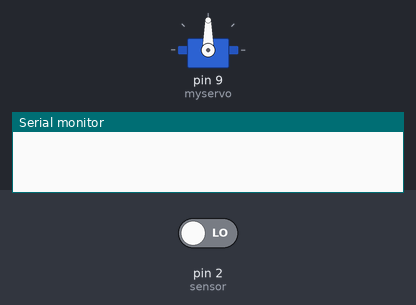
A sketch run on a simulated Arduino Uno, built with avr-gcc and run on an emulated ATmega328P. On the bench: servo, the last lines printed to the serial monitor. Inputs (shaded band) come from the test bench; at power-on: pin 2 (sensor) LOW.

Above: at 1.2 s.
1.3 s: pin 2 (sensor) driven HIGH
At 2.1 s:
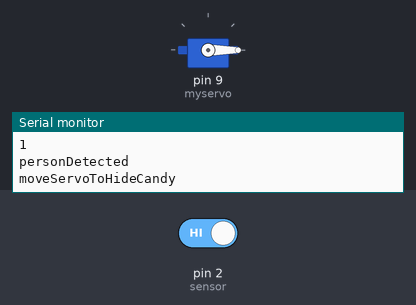
Timing chart, 0 to 4.3 s (numbered marks = the images above; inputs shaded):
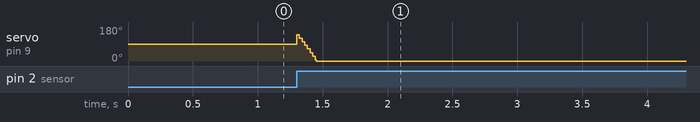

The sketch:

BlinkingMonster.ino
```cpp
#include <Servo.h>

Servo myservo;

//PIR variables
int sensor = 2; //PID is connected to pin 2
int PIRstate = LOW; //Detection state

//Servo variables
int servoPos = 0; //Angle position

//Main logic variables
int personDetected = 0;
int personIsGone = 0;
int candyIsShown = 0;

void setup() {
  pinMode(sensor, INPUT);
  Serial.begin(9600);
  myservo.attach(9); //Servo is connected to pin 9
}

void loop(){
  //Read PIR state
  int val = digitalRead(sensor);
  if (val == HIGH) {
    if (PIRstate == LOW) {
      Serial.println("1");
      PIRstate = HIGH;
      personDetected = 1;
      Serial.println("personDetected");
      personIsGone = 0;
    }
  }
  else {
      if (PIRstate == HIGH){
        Serial.println("0");
        PIRstate = LOW;
        personDetected = 0;
        personIsGone = 1;
        Serial.println("personIsGone");
    }
  }

if(personDetected == 1){
  moveServoToHideCandy();
  delay(5000);
  personDetected = 0;
  personIsGone = 0;
}

if(personIsGone == 1){
  moveServoToShowCandy();
  delay(100);

  personDetected = 0;
  personIsGone = 0;
}
}

void moveServoToShowCandy(){
  for (servoPos = 0; servoPos <= 140; servoPos += 1)
      {
          myservo.write(servoPos);
          delay(1);
      }
    Serial.println("moveServoToShowCandy");
    candyIsShown = 1;

}

void moveServoToHideCandy(){
   for (servoPos = 140; servoPos >= 0; servoPos -= 1)
       {
          myservo.write(servoPos);
          delay(1);
       }
    Serial.println("moveServoToHideCandy");
    candyIsShown = 0;

}
```
